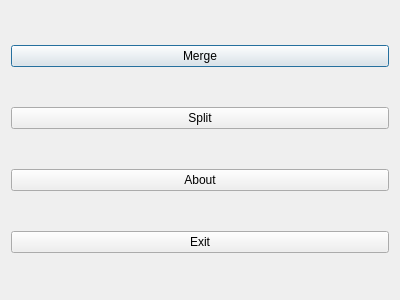
<?xml version="1.0" encoding="UTF-8"?>
<ui version="4.0">
 <class>Dialog</class>
 <widget class="QDialog" name="Dialog">
  <property name="geometry">
   <rect>
    <x>0</x>
    <y>0</y>
    <width>400</width>
    <height>300</height>
   </rect>
  </property>
  <property name="windowTitle">
   <string>Dialog</string>
  </property>
  <layout class="QVBoxLayout" name="verticalLayout">
   <item>
    <widget class="QPushButton" name="btn_merge">
     <property name="text">
      <string>Merge</string>
     </property>
    </widget>
   </item>
   <item>
    <widget class="QPushButton" name="btn_split">
     <property name="text">
      <string>Split</string>
     </property>
    </widget>
   </item>
   <item>
    <widget class="QPushButton" name="btn_about">
     <property name="text">
      <string>About</string>
     </property>
    </widget>
   </item>
   <item>
    <widget class="QPushButton" name="btn_exit">
     <property name="text">
      <string>Exit</string>
     </property>
    </widget>
   </item>
  </layout>
 </widget>
 <resources/>
 <connections/>
</ui>
